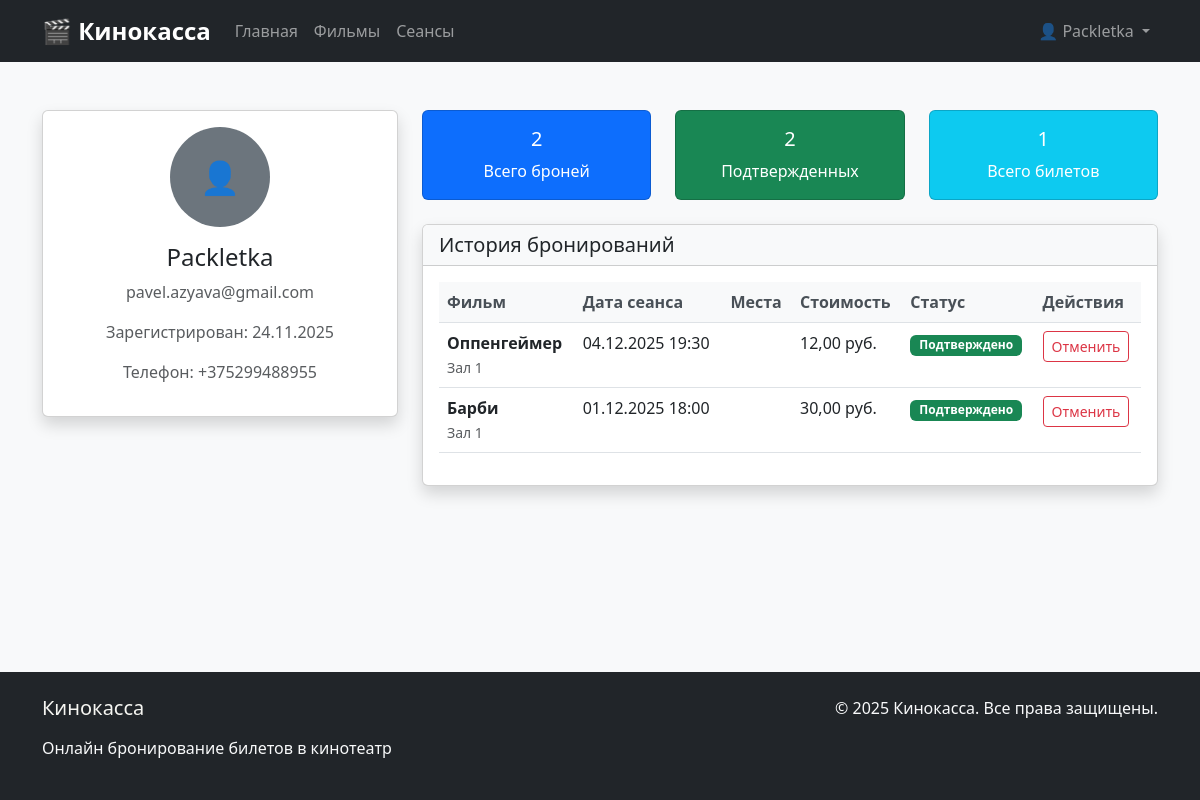
The page /users/profile/ (signed in) on the database its author committed.
### users/models.py (models this page shows, shortened)
class UserProfile(models.Model):
    user = models.OneToOneField(User, on_delete=models.CASCADE)
    phone = models.CharField(max_length=20, blank=True, verbose_name="Телефон")
    avatar = models.ImageField(upload_to='avatars/', null=True, blank=True, verbose_name="Аватар")

### cinema/models.py (models this page shows, shortened)
class Booking(models.Model):
    user = models.ForeignKey(User, on_delete=models.CASCADE, verbose_name="Пользователь")
    session = models.ForeignKey(Session, on_delete=models.CASCADE, verbose_name="Сеанс")
    seats = models.ManyToManyField(Seat, verbose_name="Забронированные места")
    total_price = models.DecimalField(max_digits=10, decimal_places=2, verbose_name="Общая стоимость")
    created_at = models.DateTimeField(auto_now_add=True, verbose_name="Дата бронирования")
    is_confirmed = models.BooleanField(default=True, verbose_name="Подтверждено")
    class Meta:
        verbose_name = "Бронь"
        verbose_name_plural = "Брони"

class Session(models.Model):
    movie = models.ForeignKey(Movie, on_delete=models.CASCADE, verbose_name="Фильм")
    hall = models.ForeignKey(CinemaHall, on_delete=models.CASCADE, verbose_name="Зал")
    start_time = models.DateTimeField(verbose_name="Время начала")
    end_time = models.DateTimeField(verbose_name="Время окончания")
    price = models.DecimalField(max_digits=8, decimal_places=2, verbose_name="Цена")
    class Meta:
        verbose_name = "Сеанс"
        verbose_name_plural = "Сеансы"
        ordering = ['start_time']

class Movie(models.Model):
    title = models.CharField(max_length=200, verbose_name="Название фильма")
    description = models.TextField(verbose_name="Описание")
    duration = models.IntegerField(verbose_name="Продолжительность (мин)")
    genre = models.CharField(max_length=100, verbose_name="Жанр")
    rating = models.FloatField(default=0.0, verbose_name="Рейтинг")
    poster = models.ImageField(upload_to='posters/', null=True, blank=True, verbose_name="Постер")
    trailer_url = models.URLField(blank=True, verbose_name="Трейлер")
    class Meta:
        verbose_name = "Фильм"
        verbose_name_plural = "Фильмы"

class CinemaHall(models.Model):
    name = models.CharField(max_length=100, verbose_name="Название зала")
    capacity = models.IntegerField(verbose_name="Вместимость")
    rows = models.IntegerField(verbose_name="Количество рядов")
    seats_per_row = models.IntegerField(verbose_name="Мест в ряду")
    class Meta:
        verbose_name = "Кинозал"
        verbose_name_plural = "Кинозалы"

### users/views.py (the view)
# urls.py: path('profile/', views.profile, name='profile'),
@login_required
def profile(request):
    Booking = apps.get_model('cinema', 'Booking')
    bookings = Booking.objects.filter(user=request.user).order_by('-created_at')
    total_bookings = bookings.count()
    confirmed_bookings = bookings.filter(is_confirmed=True).count()
    total_tickets = 0
    for booking in bookings:
        total_tickets += booking.seats.count()
    context = {
        'bookings': bookings,
        'total_bookings': total_bookings,
        'confirmed_bookings': confirmed_bookings,
        'total_tickets': total_tickets,
    }
    return render(request, 'users/profile.html', context)

### users/templates/users/profile.html (shortened to what this page needs)
{% extends 'cinema/base.html' %}
{% load static %}
{% block content %}
<div class="container py-5">
    <div class="row">
        <div class="col-md-4 mb-4">
            <div class="card shadow">
                <div class="card-body text-center">
                    <div class="mb-3">
                        <div class="avatar-placeholder bg-secondary rounded-circle d-inline-flex align-items-center justify-content-center text-white"
                             style="width: 100px; height: 100px; font-size: 2rem;">
                        </div>
                    </div>
                    <h4>{{ user.username }}</h4>
                    <p class="text-muted">{{ user.email|default:"Email не указан" }}</p>
                    <p class="text-muted">Зарегистрирован: {{ user.date_joined|date:"d.m.Y" }}</p>
                    {% if user.userprofile.phone %}
                    <p class="text-muted">Телефон: {{ user.userprofile.phone }}</p>
                    {% endif %}
                </div>
            </div>
        </div>
        <div class="col-md-8">
            <div class="row mb-4">
                <div class="col-md-4">
                    <div class="card text-center bg-primary text-white">
                        <div class="card-body">
                            <h5 class="card-title">{{ total_bookings }}</h5>
                            <p class="card-text">Всего броней</p>
                        </div>
                    </div>
                </div>
                <div class="col-md-4">
                    <div class="card text-center bg-success text-white">
                        <div class="card-body">
                            <h5 class="card-title">{{ confirmed_bookings }}</h5>
                            <p class="card-text">Подтвержденных</p>
                        </div>
                    </div>
                </div>
                <div class="col-md-4">
                    <div class="card text-center bg-info text-white">
                        <div class="card-body">
                            <h5 class="card-title">{{ total_tickets }}</h5>
                            <p class="card-text">Всего билетов</p>
                        </div>
                    </div>
                </div>
            </div>
            <div class="card shadow">
                <div class="card-header bg-light">
                    <h5 class="mb-0">История бронирований</h5>
                </div>
                <div class="card-body">
                    {% if bookings %}
                    <div class="table-responsive">
                        <table class="table table-hover">
                            <thead>
                                <tr>
                                    <th>Фильм</th>
                                    <th>Дата сеанса</th>
                                    <th>Места</th>
                                    <th>Стоимость</th>
                                    <th>Статус</th>
                                    <th>Действия</th>
                                </tr>
                            </thead>
                            <tbody>
                                {% for booking in bookings %}
                                <tr>
                                    <td>
                                        <strong>{{ booking.session.movie.title }}</strong>
                                        <br>
                                        <small class="text-muted">{{ booking.session.hall.name }}</small>
                                    </td>
                                    <td>{{ booking.session.start_time|date:"d.m.Y H:i" }}</td>
                                    <td>{{ booking.seats_count }}</td>
                                    <td>{{ booking.total_price }} руб.</td>
                                    <td>
                                        {% if booking.is_confirmed %}
                                            <span class="badge bg-success">Подтверждено</span>
                                        {% else %}
                                            <span class="badge bg-warning">Ожидание</span>
                                        {% endif %}
                                    </td>
                                    <td>
                                        <a href="{% url 'cancel_booking' booking.id %}" class="btn btn-sm btn-outline-danger">
                                            Отменить
                                        </a>
                                    </td>
                                </tr>
                                {% endfor %}
                            </tbody>
                        </table>
                    </div>
                    {% else %}
                    <div class="text-center py-4">
                        <p class="text-muted">У вас пока нет бронирований.</p>
                        <a href="{% url 'movie_list' %}" class="btn btn-danger">Найти фильм</a>
                    </div>
                    {% endif %}
                </div>
            </div>
        </div>
    </div>
</div>
{% endblock %}

### cinema/templates/cinema/base.html (shortened to what this page needs)
<!DOCTYPE html>
<html lang="ru">
<head>
    {% load static %}
    <link href="https://cdn.jsdelivr.net/npm/bootstrap@5.3.0/dist/css/bootstrap.min.css" rel="stylesheet">
    <link rel="stylesheet" href="{% static 'cinema/css/style.css' %}">
</head>
<body>
    <nav class="navbar navbar-expand-lg navbar-dark bg-dark">
        <div class="container">
            <a class="navbar-brand" href="{% url 'home' %}">🎬 Кинокасса</a>
            <div class="collapse navbar-collapse" id="navbarNav">
                <ul class="navbar-nav me-auto">
                    <li class="nav-item">
                        <a class="nav-link" href="{% url 'home' %}">Главная</a>
                    </li>
                    <li class="nav-item">
                        <a class="nav-link" href="{% url 'movie_list' %}">Фильмы</a>
                    </li>
                    <li class="nav-item">
                        <a class="nav-link" href="{% url 'session_list' %}">Сеансы</a>
                    </li>
                </ul>
                <ul class="navbar-nav">
                    {% if user.is_authenticated %}
                        <li class="nav-item dropdown">
                            <a class="nav-link dropdown-toggle" href="#" role="button" data-bs-toggle="dropdown">
                                👤 {{ user.username }}
                            </a>
                        </li>
                    {% endif %}
                </ul>
            </div>
        </div>
    </nav>
    <main>
        {% block content %}
        {% endblock %}
    </main>
    <footer class="bg-dark text-light mt-5 py-4">
        <div class="container">
            <div class="row">
                <div class="col-md-6">
                    <h5>Кинокасса</h5>
                    <p>Онлайн бронирование билетов в кинотеатр</p>
                </div>
                <div class="col-md-6 text-md-end">
                    <p>© 2025 Кинокасса. Все права защищены.</p>
                </div>
            </div>
        </div>
    </footer>
</body>
</html>

### cinema/static/cinema/css/style.css (style rules this page uses)
:root { --primary-color: #e50914; --secondary-color: #221f1f; --accent-color: #f5f5f1; --text-color: #333; --light-gray: #f8f9fa; }
html, body { height: 100%; }
body { display: flex; flex-direction: column; min-height: 100vh; background-color: var(--light-gray); color: var(--text-color); font-family: 'Segoe UI', Tahoma, Geneva, Verdana, sans-serif; }
main { flex: 1 0 auto; }
footer { flex-shrink: 0; margin-top: auto; }
footer h5 { color: var(--accent-color); margin-bottom: 1rem; }
.navbar-brand { font-weight: bold; font-size: 1.5rem; }
.nav-link { font-weight: 500; }
.card { transition: all 0.3s ease; }
.badge { font-size: 0.75rem; padding: 0.375em 0.75em; }
.table th { border-top: none; font-weight: 600; color: #495057; background-color: #f8f9fa; }

### rows shown on the page
Booking: session.movie "Оппенгеймер", session.hall.name "Зал 1", session.start_time "04.12.2025 19:30", total_price "12,00", is_confirmed "Подтверждено"
Booking: session.movie "Барби", session.hall.name "Зал 1", session.start_time "01.12.2025 18:00", total_price "30,00", is_confirmed "Подтверждено"

### other values the page prints
{{ user.username }} "Packletka"
{{ user.email|default:"Email не указан" }} "pavel.azyava@gmail.com"
{{ user.date_joined|date:"d.m.Y" }} "24.11.2025"
{{ user.userprofile.phone }} "+375299488955"
{{ total_bookings }} "2"
{{ confirmed_bookings }} "2"
{{ total_tickets }} "1"
